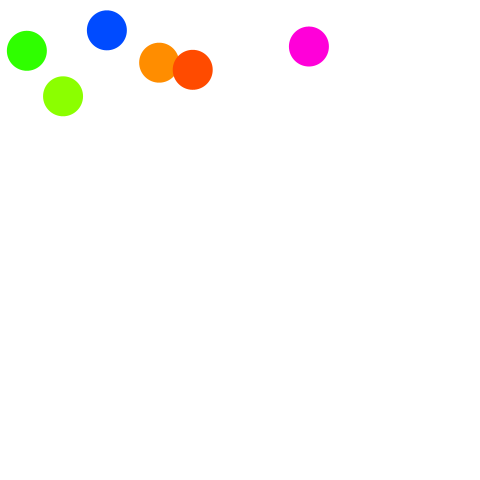
Frame 1 (no input)
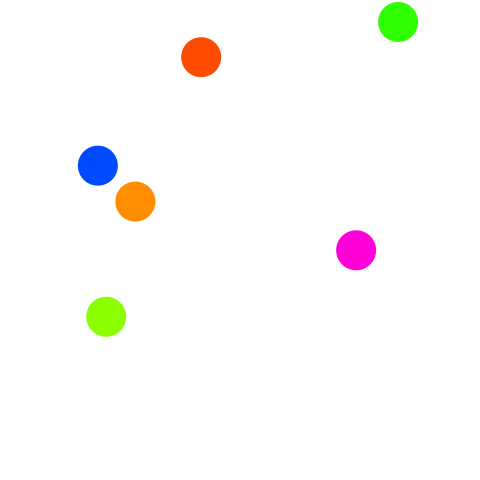
Frame 60 (the mouse pressed at the canvas centre just before this capture)
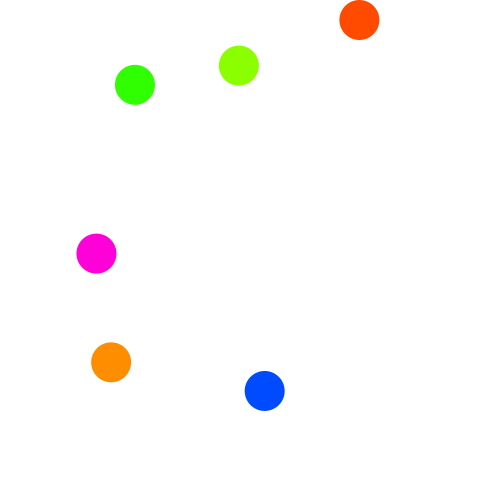
Frame 120 (the mouse held since frame 60 and released just before this capture)

The Processing sketch that drew these frames (run headless with seeded random() and noise(); from frame 60 on, the mouse is pressed at the canvas centre):

// Processing sketch: ObjectsAndMouseCursor_oo1
// ── ObjectsAndMouseCursor_oo1.pde
final float vx0min = -7;
final float vx0max = 5;
final float vy0min = 4;
final float vy0max = 15;
final float fps = 60;
final float gravity = 9.8 / fps;
final float elas = 0.98;
final float d0 = 40;
final float hueMax = 360.0;
final int ballCount = 6;

Ball[] balls;

void setup() {
  frameRate(fps);
  size(480, 480);
  noStroke();
  colorMode(HSB, hueMax, 100, 100);
  fill(0, 0, 0);
  balls = new Ball[ballCount];
  for(int i = 0; i < balls.length; i++){
    balls[i] = new Ball();
  }
  for(int i = 0; i < balls.length; i++){
    balls[i].x  = random(d0 / 2, width - d0 / 2);
    balls[i].y  = random(d0 / 2, height / 5);
    balls[i].vx = random(vx0min, vx0max);
    balls[i].vy = random(vy0min, vy0max);
    balls[i].d = d0;
    balls[i].hue = random(0, 360);
  }
}

void draw() {
  background(0, 0, 100);
  for(int i = 0; i < balls.length; i++){
    if(isNeighbor(balls[i].x, balls[i].y, mouseX, mouseY, balls[i].d / 2)) {    // マウスカーソルの位置がボールの内部なら
    balls[i].hue++;
    
    balls[i].hue %= 360;
    balls[i].d = 3 * d0 + d0* sin(balls[i].hue / 4);
  }
  else {
    if(balls[i].d <= d0)
      balls[i].d = d0;
    else
      balls[i].d--;
    boundBall(balls[i]);
  }
    fill(balls[i].hue, 100, 100);
    ellipse(balls[i].x, balls[i].y, balls[i].d, balls[i].d);
  }
}

class Ball{
  float x;
  float y;
  float vx;
  float vy;
  float d;
  float hue;
}

void boundBall(Ball ball) {
  ball.x  += ball.vx;
  ball.vy += gravity;
  ball.y  += ball.vy;
  if (ball.x < ball.d / 2) {
    ball.vx = - ball.vx * elas;
    ball.x = ball.d / 2;
  } else if (ball.x > width - ball.d / 2) {
    ball.vx = - ball.vx  * elas;
    ball.x = width - ball.d / 2;
  }
  if (ball.y > height - ball.d / 2) {
    ball.vy = - ball.vy * elas;
    ball.y = height - ball.d / 2;
  } else if (ball.y < ball.d / 2) {
    ball.vy = - ball.vy * elas;
    ball.y = ball.d / 2;
  }
}

boolean isNeighbor(float x1, float y1, float x2, float y2, float distance) {
  float dx = x1 - x2;
  float dy = y1 - y2;
  return dx * dx + dy * dy < distance * distance;
}
